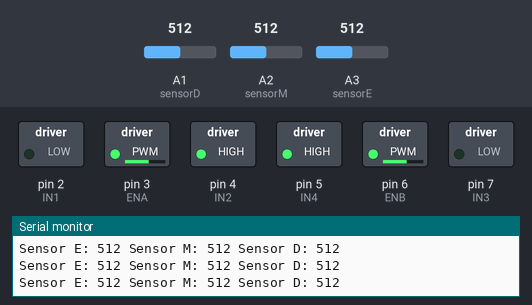
The sketch below on a simulated Arduino Uno, built with avr-gcc and run on an emulated ATmega328P. Shown: switched loads named in the sketch (green lamp = pin HIGH), the last lines printed to the serial monitor. The test bench sets the inputs (shaded band); at power-on: A1 (sensorD) = 512, A2 (sensorM) = 512, A3 (sensorE) = 512.

Above: at 1.2 s.
1.3 s: A1 (sensorD) set to 890
4.3 s: A1 (sensorD) set to 916
At 5.0 s:
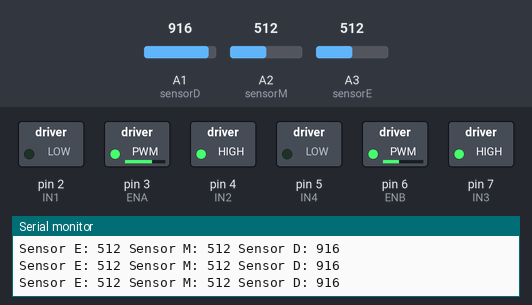
5.8 s: A2 (sensorM) set to 985
8.8 s: A2 (sensorM) set to 1016
11.8 s: A3 (sensorE) set to 990
13.3 s: A3 (sensorE) set to 1008
Timing chart, 0 to 16.3 s (numbered marks = the images above; inputs shaded):
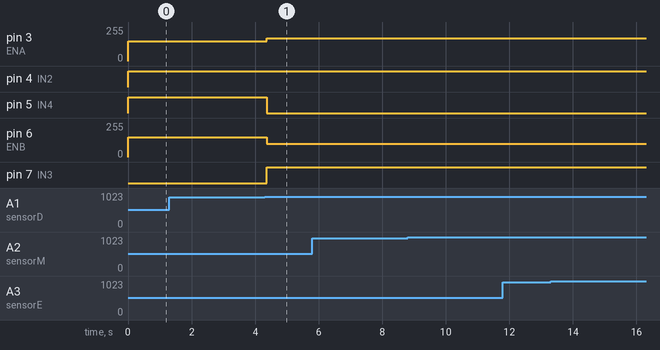

The sketch:

teste1.ino
```cpp
int ENA = 3;
int ENB = 6; //define velocidade aqui
int IN1 = 2;
int IN2 = 4;
int IN3 = 7;
int IN4 = 5;

int sensorD = A1;
int sensorM = A2;
int sensorE = A3;

int velocidade = 200;  // Velocidade do motor (0 a 255)

void setup() {
  Serial.begin(9600);

  pinMode(IN1, OUTPUT);
  pinMode(IN2, OUTPUT);
  pinMode(IN3, OUTPUT);
  pinMode(IN4, OUTPUT);
  pinMode(ENA, OUTPUT);
  pinMode(ENB, OUTPUT);

  pinMode(sensorD, INPUT);
  pinMode(sensorM, INPUT);
  pinMode(sensorE, INPUT);
}

void loop() {
  int valorSensorE = analogRead(sensorE);
  int valorSensorM = analogRead(sensorM);
  int valorSensorD = analogRead(sensorD);

  Serial.print("Sensor E: ");
  Serial.print(valorSensorE);
  Serial.print(" Sensor M: ");
  Serial.print(valorSensorM);
  Serial.print(" Sensor D: ");
  Serial.println(valorSensorD);

  if (is_black(valorSensorM)) { // se o sensor do meio estiver no preto
    if (!is_black(valorSensorE)) { // se o sensor esquerdo estiver no branco
      praEsquerda();
    } else if (!is_black(valorSensorD)) { // se o sensor direito estiver no branco
      praDireita();
    }
  } else {
    if (!is_black(valorSensorM) && !is_black(valorSensorE) && !is_black(valorSensorD)) {
      praFrente();
    } else if (!is_black(valorSensorM) && is_black(valorSensorE) && is_black(valorSensorD)) {
      praFrente();
    } else if (!is_black(valorSensorM) && !is_black(valorSensorE) && is_black(valorSensorD)) {
      praEsquerda();
    } else if (!is_black(valorSensorM) && is_black(valorSensorE) && !is_black(valorSensorD)) {
      praDireita();
    }
  }
}

bool is_black(int valorSensor) {
  return valorSensor > 900;
}

void praFrente() {

  // Aciona os motores
  analogWrite(ENA, 150);
  analogWrite(ENB, 150);

  digitalWrite(IN1, LOW);   // A
  digitalWrite(IN2, HIGH);  // A
  digitalWrite(IN3, LOW);   // B
  digitalWrite(IN4, HIGH);  // B
}


void praEsquerda() {
  analogWrite(ENA, 170);
  analogWrite(ENB, 100);
  // Aciona os motores no sentido inverso
  digitalWrite(IN1, LOW);   // A
  digitalWrite(IN2, HIGH);  // A
  digitalWrite(IN3, HIGH);  // B
  digitalWrite(IN4, LOW);   // B
}

void praDireita() {
   analogWrite(ENA, 100);
  analogWrite(ENB, 170 );
  // Aciona os motores no sentido inverso
  digitalWrite(IN1, HIGH);  // A
  digitalWrite(IN2, LOW);   // A
  digitalWrite(IN3, LOW);   // B
  digitalWrite(IN4, HIGH);  // B
}
```

Measured:
- the behaviour switches between 900 and 901 on A1 (sensorD) (found by bisection; images 0 and 1)
- after the input at 4.3 s, pin 3 (ENA): 150/255 → 170/255 after 0.06 s; pin 5 (IN4): HIGH → LOW after 0.06 s; pin 6 (ENB): 150/255 → 100/255 after 0.06 s; pin 7 (IN3): LOW → HIGH after 0.06 s
